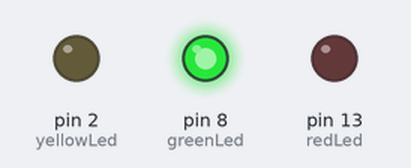
The sketch below on a simulated Arduino Uno, built with avr-gcc and run on an emulated ATmega328P. Parts: output pins drawn as LEDs (lit = HIGH).

Above: at 2.5 s.
At 5.5 s:
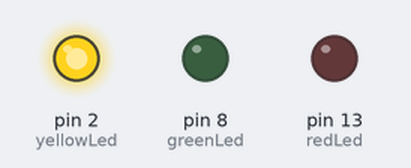
At 9.0 s:
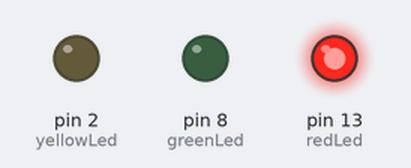
Timing chart, 0 to 15.6 s (numbered marks = the images above):
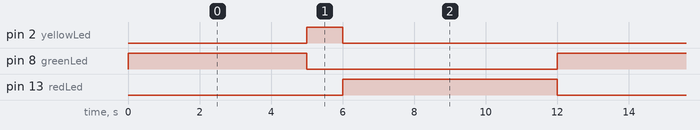

Measured:
- by itself, pin 2 (yellowLed): alternates HIGH for 1.0 s and LOW for 11.0 s
- by itself, pin 8 (greenLed): alternates HIGH for 5.0 s and LOW for 7.0 s
- by itself, pin 13 (redLed): alternates HIGH for 6.0 s and LOW for 6.0 s

The sketch:

TrafficLights.ino
```cpp
const int redLed = 13;
const int yellowLed = 2;
const int greenLed = 8;


void setup() {
  // put your setup code here, to run once:
  pinMode(redLed,OUTPUT);
  pinMode(yellowLed,OUTPUT);
  pinMode(greenLed,OUTPUT);

}

void loop() {
  // put your main code here, to run repeatedly:
digitalWrite(greenLed,HIGH);
delay(5000);
digitalWrite(greenLed,LOW);
digitalWrite(yellowLed,HIGH);
delay(1000);
digitalWrite(yellowLed,LOW);
digitalWrite(redLed,HIGH);
delay(6000);
digitalWrite(redLed,LOW);
}
```
